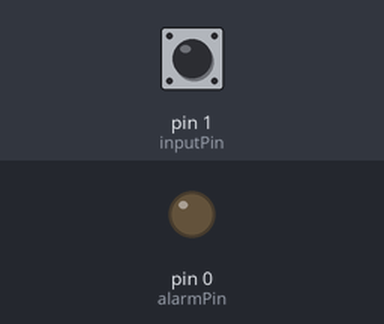
Simulated run of this sketch. Board: Arduino Uno, built with avr-gcc and run on an emulated ATmega328P. Shown: output pins drawn as LEDs (lit = HIGH). Dashed ring = blinking. The inputs (shaded band) are chosen by the test bench; at power-on: pin 1 (inputPin) LOW.

Above: at 1.2 s.
1.3 s: pin 1 (inputPin) driven HIGH
At 1.6 s:
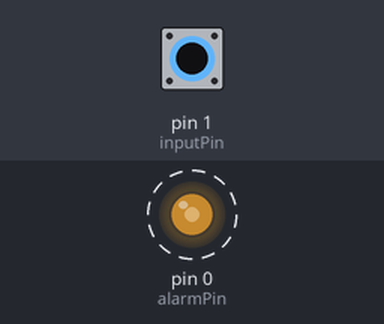
4.3 s: pin 1 (inputPin) pulsed LOW 2 times (0.12 s each, 0.3 s apart)
At 5.86 s:
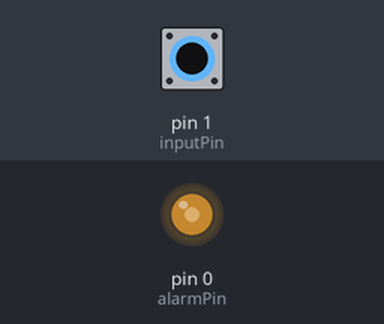
7.3 s: pin 1 (inputPin) driven LOW
Timing chart, 0 to 10.3 s (numbered marks = the images above; inputs shaded):
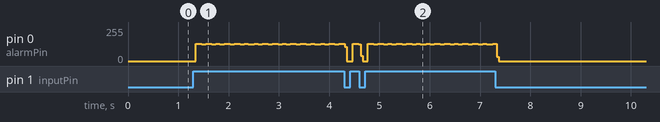

The sketch:

Standalone_thing.ino
```cpp
 /*****************
  *  Standalone Tiny45
  *  Speaker IC
  *****************/

// Variables
const int alarmPin = 0;                // Defines PIN which alarm is sent to
const int inputPin = 1;
const int tone_delay = 2270;

void setup() {
  // Set pin I/O
  pinMode(alarmPin, OUTPUT);
  pinMode(inputPin, INPUT);

}

void loop() {
  if(digitalRead(inputPin) == HIGH){
      digitalWrite(alarmPin, HIGH);
      delayMicroseconds(tone_delay);
      digitalWrite(alarmPin, LOW);
      delayMicroseconds(tone_delay);
  }
}
```

Measured:
- after the input at 1.3 s, pin 0 (alarmPin): alternates 130/255 for 0.12 s and 124/255 for 0.08 s, starting after 0.05 s
